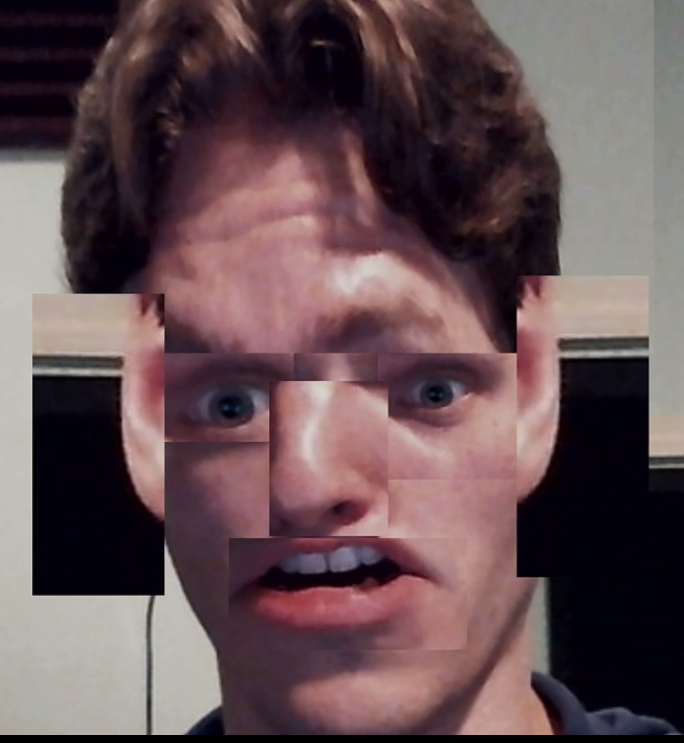
#> input picture ch6/jermaPicasso.png, 684 x 743 px
$ python flipping.py --image jermaPicasso.png
#> lines starting #> are read from the running program, lines starting #| are printed output that depends on the picture
import argparse
import cv2

ap = argparse.ArgumentParser()
ap.add_argument("-i", "--image", required = True, help = "image path")
args = vars(ap.parse_args())

image = cv2.imread(args["image"])
#> image is the input picture: shape (743, 684, 3); mean B, G, R 83.4, 79.7, 100.9
cv2.imshow("i LOVE raddishes!!!", image)

flip = cv2.flip(image,1)
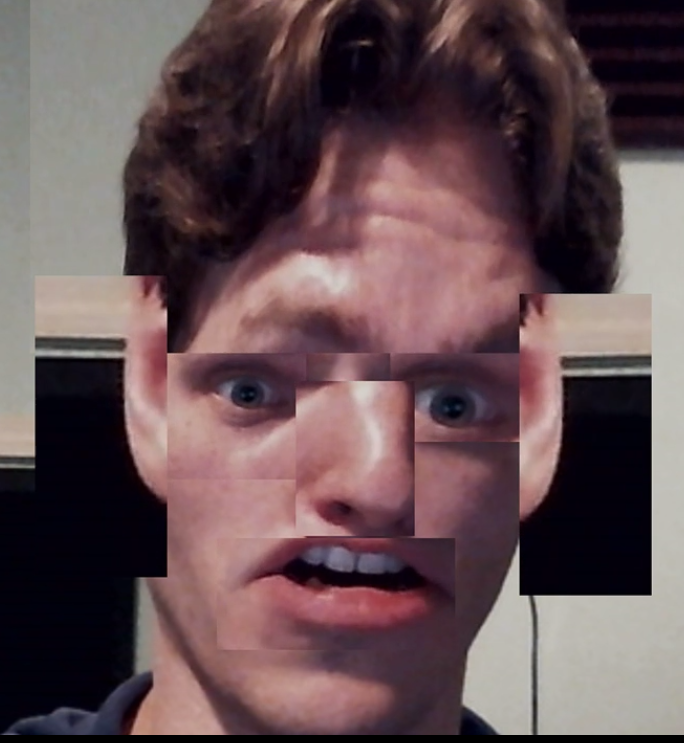
#> flip: shape (743, 684, 3); mean B, G, R 83.4, 79.7, 100.9
cv2.imshow("!!!sehsiddar EVOL i", flip)

flip = cv2.flip(image,0)
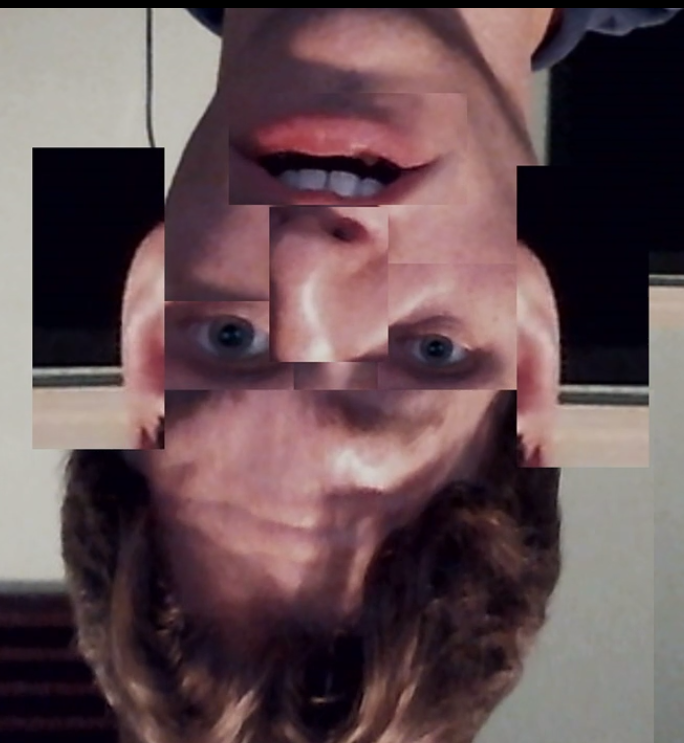
#> flip: shape (743, 684, 3); mean B, G, R 83.4, 79.7, 100.9
cv2.imshow("UPSIDE DOWN ANDY", flip)

flip = cv2.flip(image, -1)
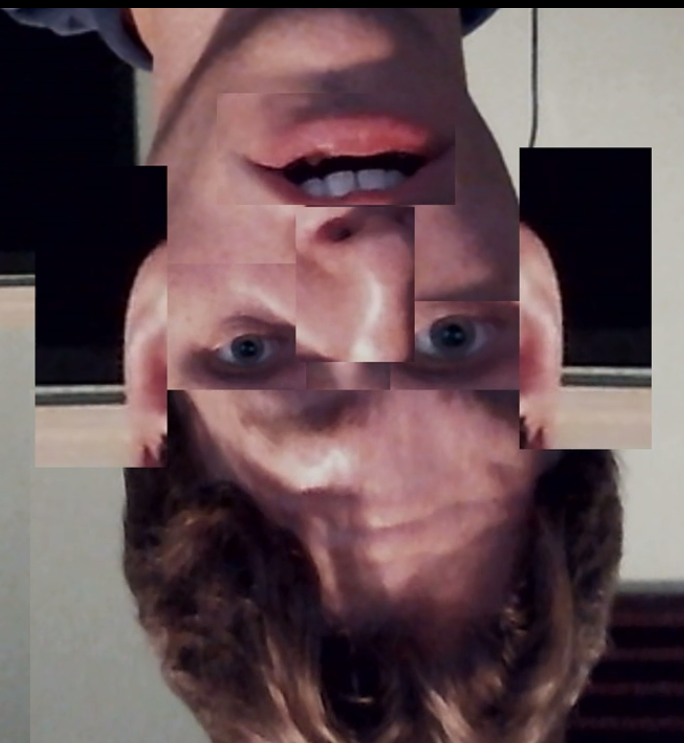
#> flip: shape (743, 684, 3); mean B, G, R 83.4, 79.7, 100.9
cv2.imshow("YDNA NWOD EDISPU", flip)

cv2.waitKey(0)

$ run again, on ch6/jermaSun.jpeg
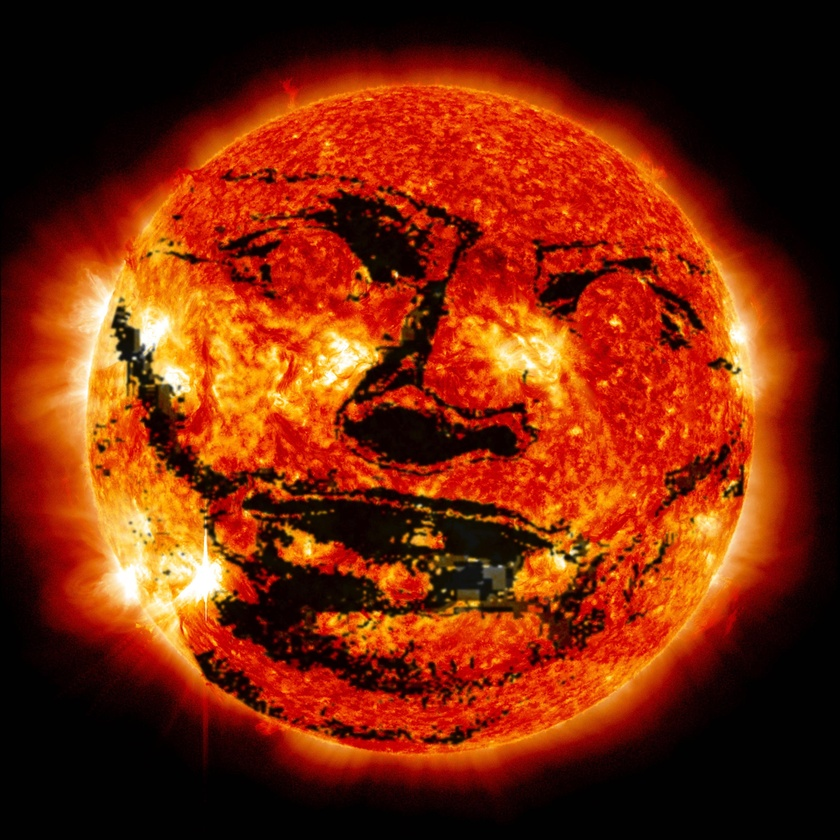
#> input picture ch6/jermaSun.jpeg, 840 x 840 px, shrunk from 3277 x 3277 before the run
#> image is the input picture: shape (840, 840, 3); mean B, G, R 9.7, 38.2, 120.1
#> `flip = cv2.flip(image,0)`:
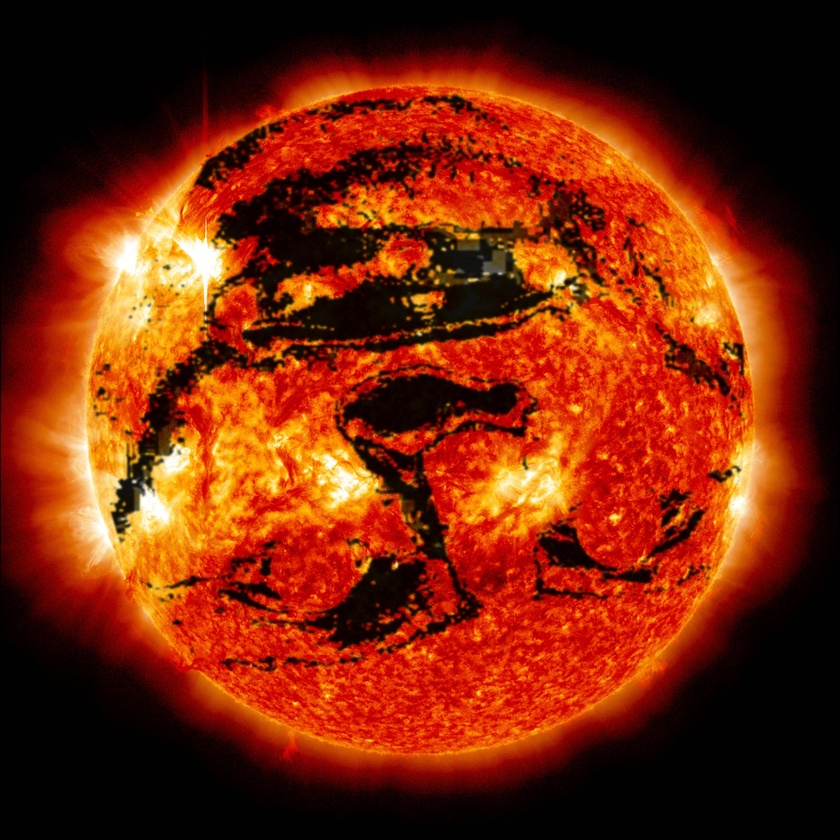
#> flip: shape (840, 840, 3); mean B, G, R 9.7, 38.2, 120.1
#> `flip = cv2.flip(image, -1)`:
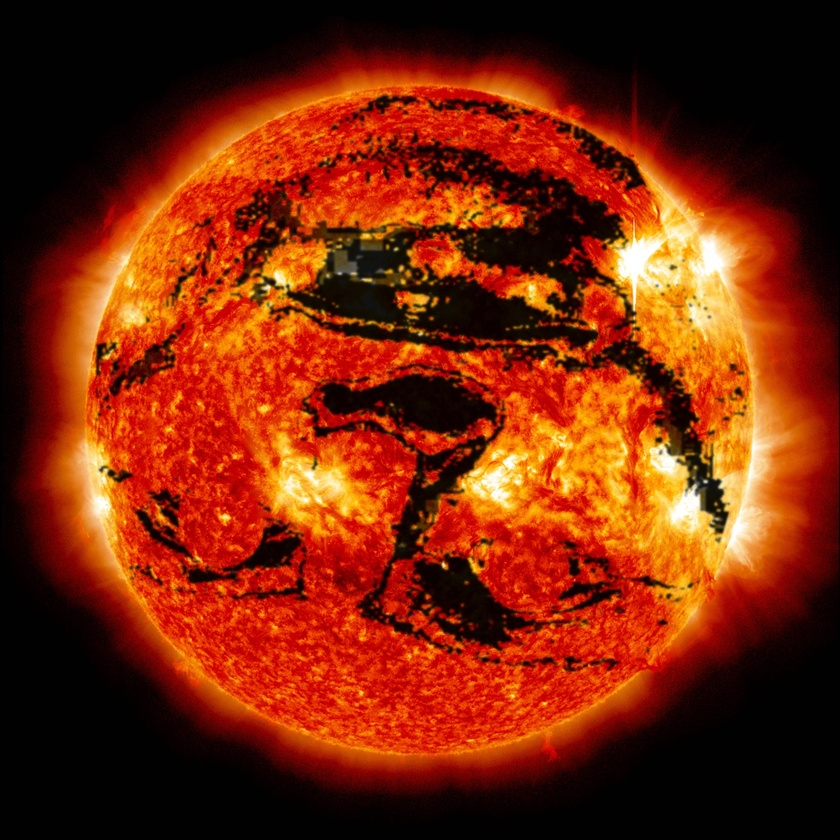
#> flip: shape (840, 840, 3); mean B, G, R 9.7, 38.2, 120.1
